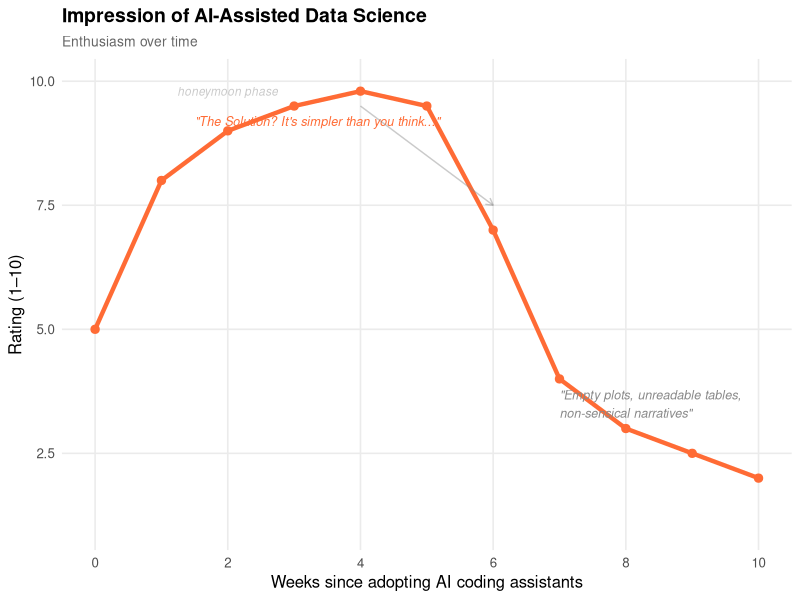

Write R code to recreate this figure.
library(ggplot2)

impression <- data.frame(
  week = c(0, 1, 2, 3, 4, 5, 6, 7, 8, 9, 10),
  rating = c(5, 8, 9, 9.5, 9.8, 9.5, 7, 4, 3, 2.5, 2)
)

ggplot(impression, aes(x = week, y = rating)) +
  geom_line(color = "#FF6B35", linewidth = 1.5) +
  geom_point(color = "#FF6B35", size = 2.5) +
  annotate("text", x = 1.5, y = 9.2,
           label = '"The Solution? It\'s simpler than you think..."',
           size = 3.2, hjust = 0, color = "#FF6B35", fontface = "italic") +
  annotate("text", x = 7, y = 3.5,
           label = '"Empty plots, unreadable tables,\nnon-sensical narratives"',
           size = 3.2, hjust = 0, color = "#888", fontface = "italic") +
  annotate("segment", x = 4, xend = 6, y = 9.5, yend = 7.5,
           arrow = arrow(length = unit(0.2, "cm")), color = "#88888870", linewidth = 0.5) +
  annotate("text", x = 2, y = 9.8, label = "honeymoon phase",
           size = 3, color = "#88888870", fontface = "italic") +
  scale_x_continuous(breaks = seq(0, 10, 2)) +
  coord_cartesian(ylim = c(1, 10)) +
  labs(
    title = "Impression of AI-Assisted Data Science",
    subtitle = "Enthusiasm over time",
    x = "Weeks since adopting AI coding assistants",
    y = "Rating (1–10)"
  ) +
  theme_minimal(base_size = 12) +
  theme(
    plot.title = element_text(face = "bold", size = 14),
    plot.subtitle = element_text(color = "grey40", size = 10),
    panel.grid.minor = element_blank()
  )
